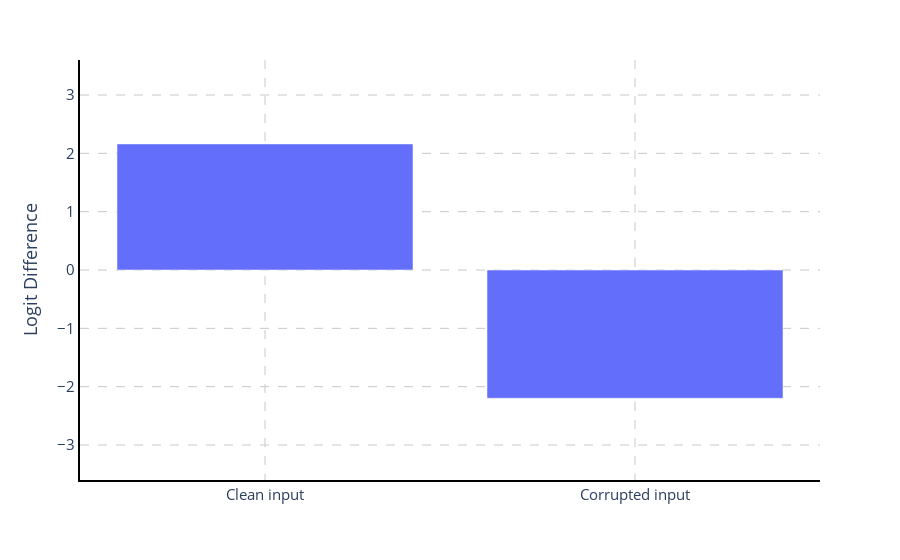

This figure's notebook cell:
### Code cell
fig = px.bar([full_base_logit_diff.item(), full_src_logit_diff.item()])
fig.update(layout_coloraxis_showscale=False,layout_showlegend=False)
#fig.update_layout(legend_title_text='Subject Number')
fig.update_layout(
    xaxis_title="", yaxis_title="Logit Difference"
)
fig.update_layout(
    xaxis = dict(
        tickmode = 'array',
        tickvals = [0, 1],
        ticktext = ['Clean input', 'Corrupted input']
    ),
    font=dict(
        size=15,  # Set the font size here
    )
)
fig = paper_plot(fig, tickangle=0)
fig.update_layout(yaxis_range=[-3.6,3.6])
fig.show()
os.makedirs(f'{images_dir}/logit_diffs', exist_ok=True)
pio.write_image(fig, f'{images_dir}/logit_diffs/{model_alias}_{language}_{subject_number}.png',scale=5, width=550, height=350)

### Figure 1 — Plotly figure (JSON) as saved in the notebook; plotly's stock layout.template omitted (floating-point values rounded to 4 significant figures)
{"data": [{"alignmentgroup": "True", "hovertemplate": "variable=0<br>index=%{x}<br>value=%{y}<extra></extra>", "legendgroup": "0", "marker": {"color": "#636efa", "pattern": {"shape": ""}}, "name": "0", "offsetgroup": "0", "orientation": "v", "showlegend": true, "textposition": "auto", "type": "bar", "x": [0, 1], "xaxis": "x", "y": [2.161, -2.2], "yaxis": "y"}], "layout": {"barmode": "relative", "coloraxis": {"showscale": false}, "font": {"size": 15}, "legend": {"title": {"text": "variable"}, "tracegroupgap": 0}, "margin": {"t": 60}, "paper_bgcolor": "rgba(0,0,0,0)", "plot_bgcolor": "rgba(0,0,0,0)", "showlegend": false, "xaxis": {"anchor": "y", "domain": [0, 1], "gridcolor": "rgb(200,200,200)", "griddash": "dash", "linecolor": "black", "linewidth": 2, "showline": true, "tickangle": 0, "tickmode": "array", "ticktext": ["Clean input", "Corrupted input"], "tickvals": [0, 1], "title": {"text": ""}, "zeroline": false}, "yaxis": {"anchor": "x", "domain": [0, 1], "gridcolor": "rgb(200,200,200)", "griddash": "dash", "linecolor": "black", "linewidth": 2, "range": [-3.6, 3.6], "showline": true, "title": {"text": "Logit Difference"}, "zeroline": false}}}
